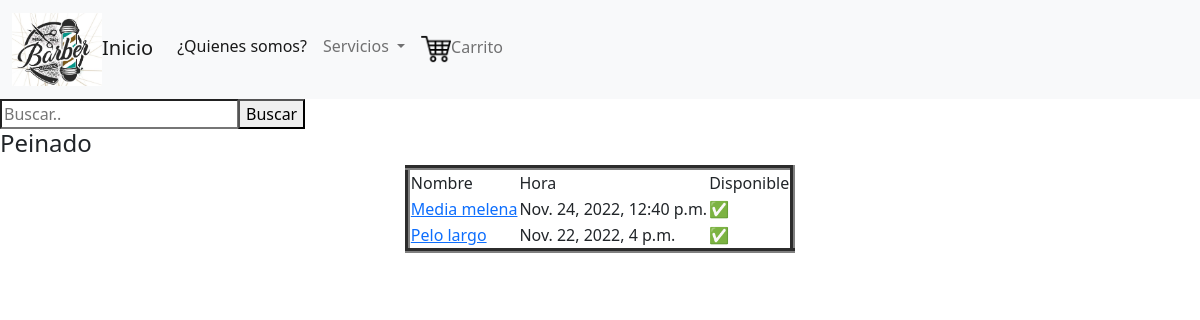
The app's page /servicios/peinado with its own data.
### barbershopApp/models.py (models this page shows)
class Peinado(models.Model):
    nombre = models.CharField(max_length=100, blank=False, null=False)
    hora = models.DateTimeField(null=False)
    disponible = models.BooleanField(blank=False, null=False)
    imagen = models.ImageField(upload_to='barbershopApp/static/media', null=False, blank=False)
    descripcion = models.TextField(max_length=255, blank=False, null=False)
    precio = models.FloatField(null = False, blank=False)

### barbershopApp/views.py (the view)
# urls.py: path('servicios/peinado', views.list_peinados, name = 'peinados'),
def list_peinados(request):
    queryset=request.GET.get("buscar")
    servicios = Peinado.objects.filter(
            Q(disponible = True))
    if queryset:
        servicios = Peinado.objects.filter(
            Q(nombre__icontains = queryset)
        ).distinct()
    return render(request, 'peinados/peinado.html', {'peinados' : servicios})

### barbershopApp/templates/peinados/peinado.html (shortened to what this page needs)
{% extends 'base.html' %}
{% block content %}
<div class="col-md-12 search">
    <form method="get">
      <div id="custom-search-input">
        <div class="input-group col-md-12">
          <input type="text" class="from-control" placeholder="Buscar.." name="buscar">
          <span class="input-group-list">
            <button type="submit" class="boton btn-success">Buscar</button>
          </span>
        </div>
      </div>
    </form>
</div>
<h4>Peinado</h4>
<div>
    {% if peinados.count > 0 %}
    <table border="5" style="margin: 0 auto;">
        <tr>
            <td>Nombre</td>
            <td>Hora</td>
            <td>Disponible</td>
        </tr>
        {% for s in peinados %}
            <tr>
                <td><a href="{% url 'peinados' %}/{{s.id}}">{{s.nombre}}</a></td>
                <td>{{s.hora}}</td>
                {% if s.disponible == True %}
                <td>✅</td>
                {% else %}
                <td>❌</td>
                {% endif %}
            </tr>
            {% endfor %}
        </table>
        {% endif %}
    </div>
{% endblock %}

### records on screen
Peinado: nombre "Media melena", hora "Nov. 24, 2022, 12:40 p.m."
Peinado: nombre "Pelo largo", hora "Nov. 22, 2022, 4 p.m."
